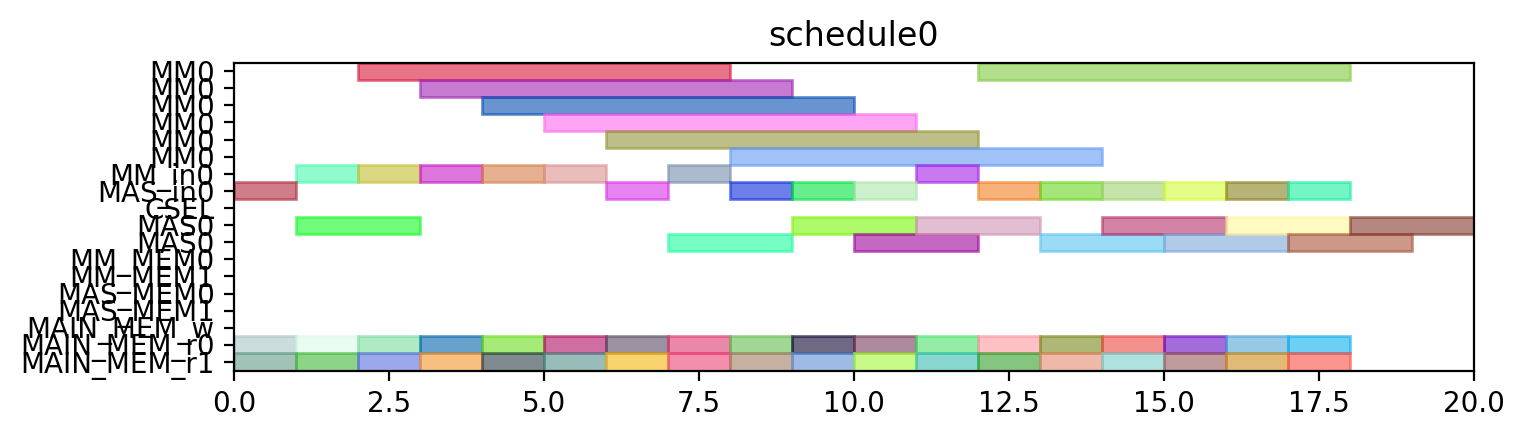

Write the Python code that produced this figure.
from pyschedule import Scenario, solvers, plotters, alt


def solve():
	horizon = 120
	S = Scenario("schedule0", horizon=horizon)

	# resource
	MM = S.Resources('MM', num=1, size=6)
	MM_in = S.Resources('MM_in', num=1)
	MAS_in = S.Resources('MAS_in', num=1)
	CSEL = S.Resource('CSEL')
	MAS = S.Resources('MAS', num=1, size=2, periods=range(1, horizon))
	MM_MEM = S.Resources('MM_MEM', num=2)
	MAS_MEM = S.Resources('MAS_MEM', num=2)
	MAIN_MEM_w = S.Resource('MAIN_MEM_w', size=1)
	MAIN_MEM_r = S.Resources('MAIN_MEM_r', num=2)

	# result of previous scheduling

	# new tasks
	t0_t0 = S.Task('t0_t0', length=2, delay_cost=1)
	t0_t0 += alt(MAS)
	t0_t0_in = S.Task('t0_t0_in', length=1, delay_cost=1)
	t0_t0_in += alt(MAS_in)
	S += t0_t0_in*MAS_in[0]<=t0_t0*MAS[0]

	t0_t0_mem0 = S.Task('t0_t0_mem0', length=1, delay_cost=1)
	t0_t0_mem0 += MAIN_MEM_r[0]
	S += t0_t0_mem0 <= t0_t0

	t0_t0_mem1 = S.Task('t0_t0_mem1', length=1, delay_cost=1)
	t0_t0_mem1 += MAIN_MEM_r[1]
	S += t0_t0_mem1 <= t0_t0

	t0_t1 = S.Task('t0_t1', length=2, delay_cost=1)
	t0_t1 += alt(MAS)
	t0_t1_in = S.Task('t0_t1_in', length=1, delay_cost=1)
	t0_t1_in += alt(MAS_in)
	S += t0_t1_in*MAS_in[0]<=t0_t1*MAS[0]

	t0_t1_mem0 = S.Task('t0_t1_mem0', length=1, delay_cost=1)
	t0_t1_mem0 += MAIN_MEM_r[0]
	S += t0_t1_mem0 <= t0_t1

	t0_t1_mem1 = S.Task('t0_t1_mem1', length=1, delay_cost=1)
	t0_t1_mem1 += MAIN_MEM_r[1]
	S += t0_t1_mem1 <= t0_t1

	t0_t3 = S.Task('t0_t3', length=6, delay_cost=1)
	t0_t3 += alt(MM)
	t0_t3_in = S.Task('t0_t3_in', length=1, delay_cost=1)
	t0_t3_in += alt(MM_in)
	S += t0_t3_in*MM_in[0]<=t0_t3*MM[0]
	t0_t3_mem0 = S.Task('t0_t3_mem0', length=1, delay_cost=1)
	t0_t3_mem0 += MAIN_MEM_r[0]
	S += t0_t3_mem0 <= t0_t3

	t0_t3_mem1 = S.Task('t0_t3_mem1', length=1, delay_cost=1)
	t0_t3_mem1 += MAIN_MEM_r[1]
	S += t0_t3_mem1 <= t0_t3

	t1_t0 = S.Task('t1_t0', length=2, delay_cost=1)
	t1_t0 += alt(MAS)
	t1_t0_in = S.Task('t1_t0_in', length=1, delay_cost=1)
	t1_t0_in += alt(MAS_in)
	S += t1_t0_in*MAS_in[0]<=t1_t0*MAS[0]

	t1_t0_mem0 = S.Task('t1_t0_mem0', length=1, delay_cost=1)
	t1_t0_mem0 += MAIN_MEM_r[0]
	S += t1_t0_mem0 <= t1_t0

	t1_t0_mem1 = S.Task('t1_t0_mem1', length=1, delay_cost=1)
	t1_t0_mem1 += MAIN_MEM_r[1]
	S += t1_t0_mem1 <= t1_t0

	t1_t1 = S.Task('t1_t1', length=2, delay_cost=1)
	t1_t1 += alt(MAS)
	t1_t1_in = S.Task('t1_t1_in', length=1, delay_cost=1)
	t1_t1_in += alt(MAS_in)
	S += t1_t1_in*MAS_in[0]<=t1_t1*MAS[0]

	t1_t1_mem0 = S.Task('t1_t1_mem0', length=1, delay_cost=1)
	t1_t1_mem0 += MAIN_MEM_r[0]
	S += t1_t1_mem0 <= t1_t1

	t1_t1_mem1 = S.Task('t1_t1_mem1', length=1, delay_cost=1)
	t1_t1_mem1 += MAIN_MEM_r[1]
	S += t1_t1_mem1 <= t1_t1

	t1_t3 = S.Task('t1_t3', length=6, delay_cost=1)
	t1_t3 += alt(MM)
	t1_t3_in = S.Task('t1_t3_in', length=1, delay_cost=1)
	t1_t3_in += alt(MM_in)
	S += t1_t3_in*MM_in[0]<=t1_t3*MM[0]
	t1_t3_mem0 = S.Task('t1_t3_mem0', length=1, delay_cost=1)
	t1_t3_mem0 += MAIN_MEM_r[0]
	S += t1_t3_mem0 <= t1_t3

	t1_t3_mem1 = S.Task('t1_t3_mem1', length=1, delay_cost=1)
	t1_t3_mem1 += MAIN_MEM_r[1]
	S += t1_t3_mem1 <= t1_t3

	t2_t2 = S.Task('t2_t2', length=2, delay_cost=1)
	t2_t2 += alt(MAS)
	t2_t2_in = S.Task('t2_t2_in', length=1, delay_cost=1)
	t2_t2_in += alt(MAS_in)
	S += t2_t2_in*MAS_in[0]<=t2_t2*MAS[0]

	t2_t2_mem0 = S.Task('t2_t2_mem0', length=1, delay_cost=1)
	t2_t2_mem0 += MAIN_MEM_r[0]
	S += t2_t2_mem0 <= t2_t2

	t2_t2_mem1 = S.Task('t2_t2_mem1', length=1, delay_cost=1)
	t2_t2_mem1 += MAIN_MEM_r[1]
	S += t2_t2_mem1 <= t2_t2

	t5_t0 = S.Task('t5_t0', length=6, delay_cost=1)
	t5_t0 += alt(MM)
	t5_t0_in = S.Task('t5_t0_in', length=1, delay_cost=1)
	t5_t0_in += alt(MM_in)
	S += t5_t0_in*MM_in[0]<=t5_t0*MM[0]
	t5_t0_mem0 = S.Task('t5_t0_mem0', length=1, delay_cost=1)
	t5_t0_mem0 += MAIN_MEM_r[0]
	S += t5_t0_mem0 <= t5_t0

	t5_t0_mem1 = S.Task('t5_t0_mem1', length=1, delay_cost=1)
	t5_t0_mem1 += MAIN_MEM_r[1]
	S += t5_t0_mem1 <= t5_t0

	t5_t1 = S.Task('t5_t1', length=6, delay_cost=1)
	t5_t1 += alt(MM)
	t5_t1_in = S.Task('t5_t1_in', length=1, delay_cost=1)
	t5_t1_in += alt(MM_in)
	S += t5_t1_in*MM_in[0]<=t5_t1*MM[0]
	t5_t1_mem0 = S.Task('t5_t1_mem0', length=1, delay_cost=1)
	t5_t1_mem0 += MAIN_MEM_r[0]
	S += t5_t1_mem0 <= t5_t1

	t5_t1_mem1 = S.Task('t5_t1_mem1', length=1, delay_cost=1)
	t5_t1_mem1 += MAIN_MEM_r[1]
	S += t5_t1_mem1 <= t5_t1

	t5_t2 = S.Task('t5_t2', length=2, delay_cost=1)
	t5_t2 += alt(MAS)
	t5_t2_in = S.Task('t5_t2_in', length=1, delay_cost=1)
	t5_t2_in += alt(MAS_in)
	S += t5_t2_in*MAS_in[0]<=t5_t2*MAS[0]

	t5_t2_mem0 = S.Task('t5_t2_mem0', length=1, delay_cost=1)
	t5_t2_mem0 += MAIN_MEM_r[0]
	S += t5_t2_mem0 <= t5_t2

	t5_t2_mem1 = S.Task('t5_t2_mem1', length=1, delay_cost=1)
	t5_t2_mem1 += MAIN_MEM_r[1]
	S += t5_t2_mem1 <= t5_t2

	t5_t3 = S.Task('t5_t3', length=2, delay_cost=1)
	t5_t3 += alt(MAS)
	t5_t3_in = S.Task('t5_t3_in', length=1, delay_cost=1)
	t5_t3_in += alt(MAS_in)
	S += t5_t3_in*MAS_in[0]<=t5_t3*MAS[0]

	t5_t3_mem0 = S.Task('t5_t3_mem0', length=1, delay_cost=1)
	t5_t3_mem0 += MAIN_MEM_r[0]
	S += t5_t3_mem0 <= t5_t3

	t5_t3_mem1 = S.Task('t5_t3_mem1', length=1, delay_cost=1)
	t5_t3_mem1 += MAIN_MEM_r[1]
	S += t5_t3_mem1 <= t5_t3

	t7_t0 = S.Task('t7_t0', length=2, delay_cost=1)
	t7_t0 += alt(MAS)
	t7_t0_in = S.Task('t7_t0_in', length=1, delay_cost=1)
	t7_t0_in += alt(MAS_in)
	S += t7_t0_in*MAS_in[0]<=t7_t0*MAS[0]

	t7_t0_mem0 = S.Task('t7_t0_mem0', length=1, delay_cost=1)
	t7_t0_mem0 += MAIN_MEM_r[0]
	S += t7_t0_mem0 <= t7_t0

	t7_t0_mem1 = S.Task('t7_t0_mem1', length=1, delay_cost=1)
	t7_t0_mem1 += MAIN_MEM_r[1]
	S += t7_t0_mem1 <= t7_t0

	t7_t1 = S.Task('t7_t1', length=2, delay_cost=1)
	t7_t1 += alt(MAS)
	t7_t1_in = S.Task('t7_t1_in', length=1, delay_cost=1)
	t7_t1_in += alt(MAS_in)
	S += t7_t1_in*MAS_in[0]<=t7_t1*MAS[0]

	t7_t1_mem0 = S.Task('t7_t1_mem0', length=1, delay_cost=1)
	t7_t1_mem0 += MAIN_MEM_r[0]
	S += t7_t1_mem0 <= t7_t1

	t7_t1_mem1 = S.Task('t7_t1_mem1', length=1, delay_cost=1)
	t7_t1_mem1 += MAIN_MEM_r[1]
	S += t7_t1_mem1 <= t7_t1

	t7_t3 = S.Task('t7_t3', length=6, delay_cost=1)
	t7_t3 += alt(MM)
	t7_t3_in = S.Task('t7_t3_in', length=1, delay_cost=1)
	t7_t3_in += alt(MM_in)
	S += t7_t3_in*MM_in[0]<=t7_t3*MM[0]
	t7_t3_mem0 = S.Task('t7_t3_mem0', length=1, delay_cost=1)
	t7_t3_mem0 += MAIN_MEM_r[0]
	S += t7_t3_mem0 <= t7_t3

	t7_t3_mem1 = S.Task('t7_t3_mem1', length=1, delay_cost=1)
	t7_t3_mem1 += MAIN_MEM_r[1]
	S += t7_t3_mem1 <= t7_t3

	t10_t0 = S.Task('t10_t0', length=6, delay_cost=1)
	t10_t0 += alt(MM)
	t10_t0_in = S.Task('t10_t0_in', length=1, delay_cost=1)
	t10_t0_in += alt(MM_in)
	S += t10_t0_in*MM_in[0]<=t10_t0*MM[0]
	t10_t0_mem0 = S.Task('t10_t0_mem0', length=1, delay_cost=1)
	t10_t0_mem0 += MAIN_MEM_r[0]
	S += t10_t0_mem0 <= t10_t0

	t10_t0_mem1 = S.Task('t10_t0_mem1', length=1, delay_cost=1)
	t10_t0_mem1 += MAIN_MEM_r[1]
	S += t10_t0_mem1 <= t10_t0

	t10_t1 = S.Task('t10_t1', length=6, delay_cost=1)
	t10_t1 += alt(MM)
	t10_t1_in = S.Task('t10_t1_in', length=1, delay_cost=1)
	t10_t1_in += alt(MM_in)
	S += t10_t1_in*MM_in[0]<=t10_t1*MM[0]
	t10_t1_mem0 = S.Task('t10_t1_mem0', length=1, delay_cost=1)
	t10_t1_mem0 += MAIN_MEM_r[0]
	S += t10_t1_mem0 <= t10_t1

	t10_t1_mem1 = S.Task('t10_t1_mem1', length=1, delay_cost=1)
	t10_t1_mem1 += MAIN_MEM_r[1]
	S += t10_t1_mem1 <= t10_t1

	t10_t2 = S.Task('t10_t2', length=2, delay_cost=1)
	t10_t2 += alt(MAS)
	t10_t2_in = S.Task('t10_t2_in', length=1, delay_cost=1)
	t10_t2_in += alt(MAS_in)
	S += t10_t2_in*MAS_in[0]<=t10_t2*MAS[0]

	t10_t2_mem0 = S.Task('t10_t2_mem0', length=1, delay_cost=1)
	t10_t2_mem0 += MAIN_MEM_r[0]
	S += t10_t2_mem0 <= t10_t2

	t10_t2_mem1 = S.Task('t10_t2_mem1', length=1, delay_cost=1)
	t10_t2_mem1 += MAIN_MEM_r[1]
	S += t10_t2_mem1 <= t10_t2

	t10_t3 = S.Task('t10_t3', length=2, delay_cost=1)
	t10_t3 += alt(MAS)
	t10_t3_in = S.Task('t10_t3_in', length=1, delay_cost=1)
	t10_t3_in += alt(MAS_in)
	S += t10_t3_in*MAS_in[0]<=t10_t3*MAS[0]

	t10_t3_mem0 = S.Task('t10_t3_mem0', length=1, delay_cost=1)
	t10_t3_mem0 += MAIN_MEM_r[0]
	S += t10_t3_mem0 <= t10_t3

	t10_t3_mem1 = S.Task('t10_t3_mem1', length=1, delay_cost=1)
	t10_t3_mem1 += MAIN_MEM_r[1]
	S += t10_t3_mem1 <= t10_t3

	solvers.mip.solve(S,msg=1,kind='CPLEX',ratio_gap=1.01)

	solution = [['hoge']*len(S.solution()[1]) for i in range(len(S.solution()))]
	for i in range(len(S.solution())):
		for j in range(len(S.solution()[i])):
			solution[i][j]=str(S.solution()[i][j])
	print(solution)

	cycles = int(solution[-1][3])

	pic_file_name = "/mnt/rose/usr1/fukuda/ABE/multiRAM_multiMAS_16mux/scheduling_result/stage6MM1_stage2MAS1/EP2_DBL_w_EVAL/schedule0.png"
	if(S.solution() != []):
		plotters.matplotlib.plot(S,img_filename=pic_file_name, show_task_labels=False, fig_size=(cycles*0.25+3, 2))

	return solution
